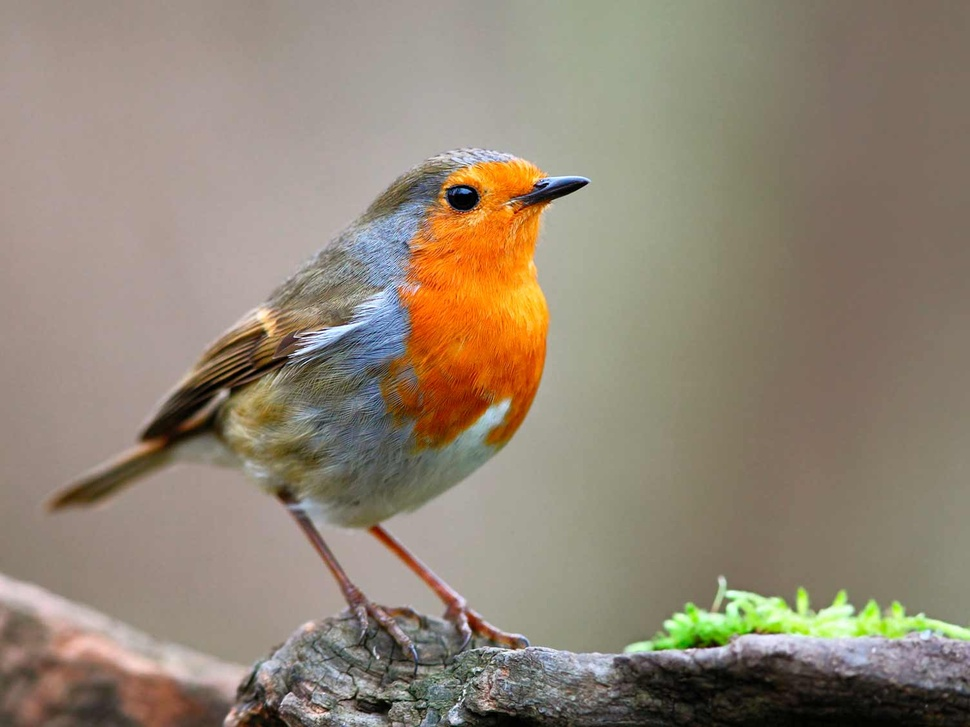
#> input picture Dimensionality Reduction/bird_image.jpg, 970 x 727 px, shrunk from 1504 x 1128 before the run
$ jupyter execute code.ipynb
#> lines starting #> are read from the running program, lines starting #| are printed output that depends on the picture
## Dimensionality Reduction with PCA

[cell 1]
import pandas as pd
import numpy as np
import matplotlib.image as matimg
import matplotlib.pyplot as plt
from PIL import Image
import cv2
from sklearn.decomposition import PCA

[cell 2]
img = matimg.imread('bird_image.jpg')
#> img is the input picture: shape (727, 970, 3); mean R, G, B 145.9, 133.4, 116.9
plt.imshow(img)

[cell 3]
b, g, r = cv2.split(img)
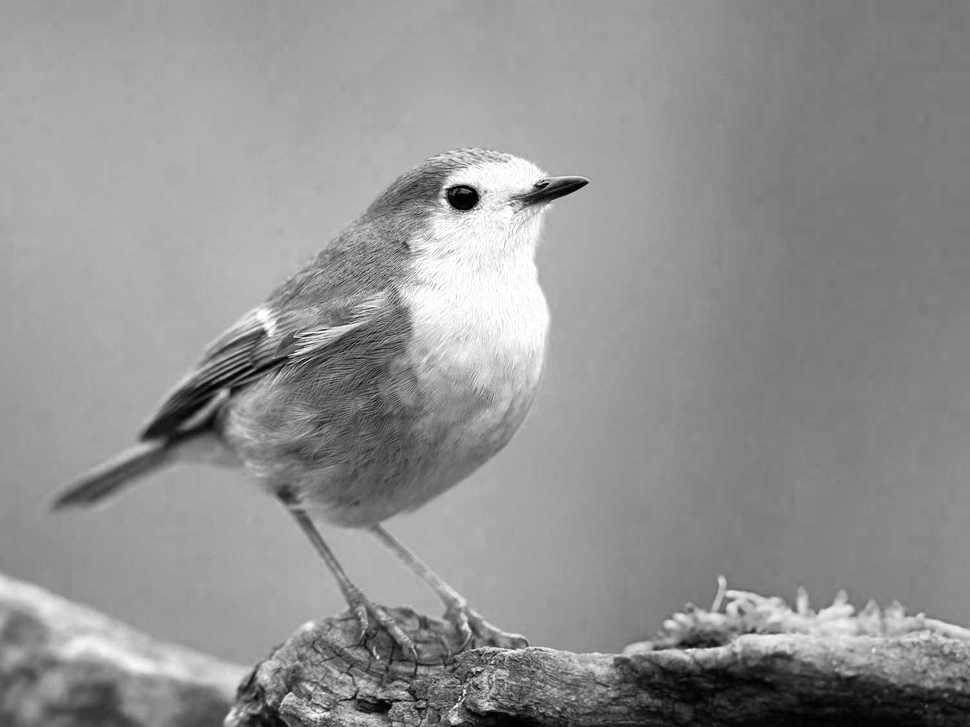
#> b: shape (727, 970); min 0, max 255, mean 145.9
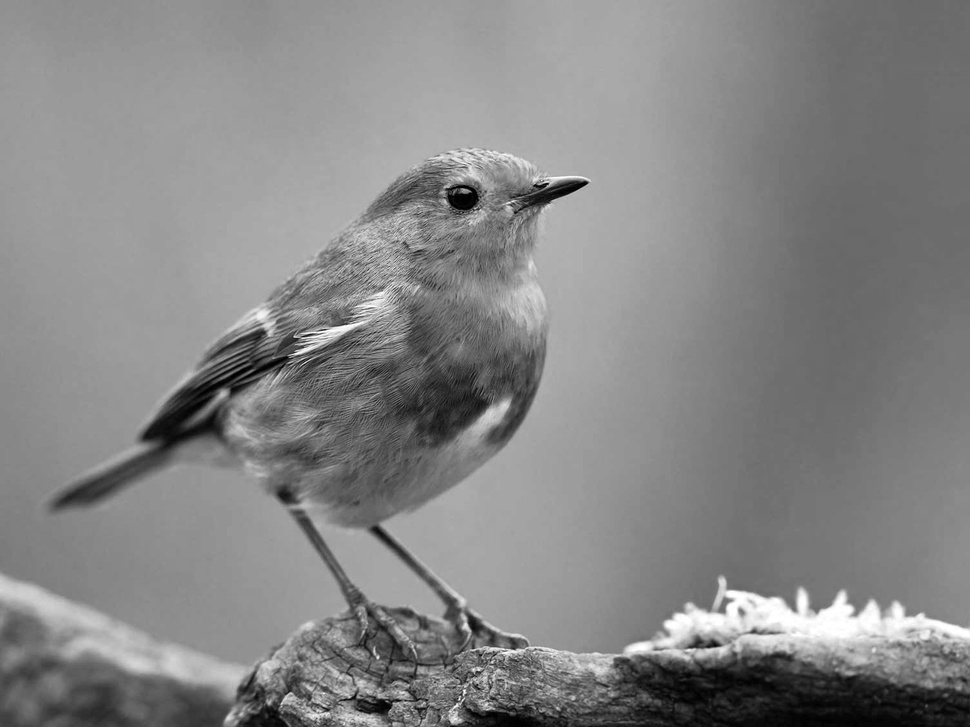
#> g: shape (727, 970); min 0, max 255, mean 133.4
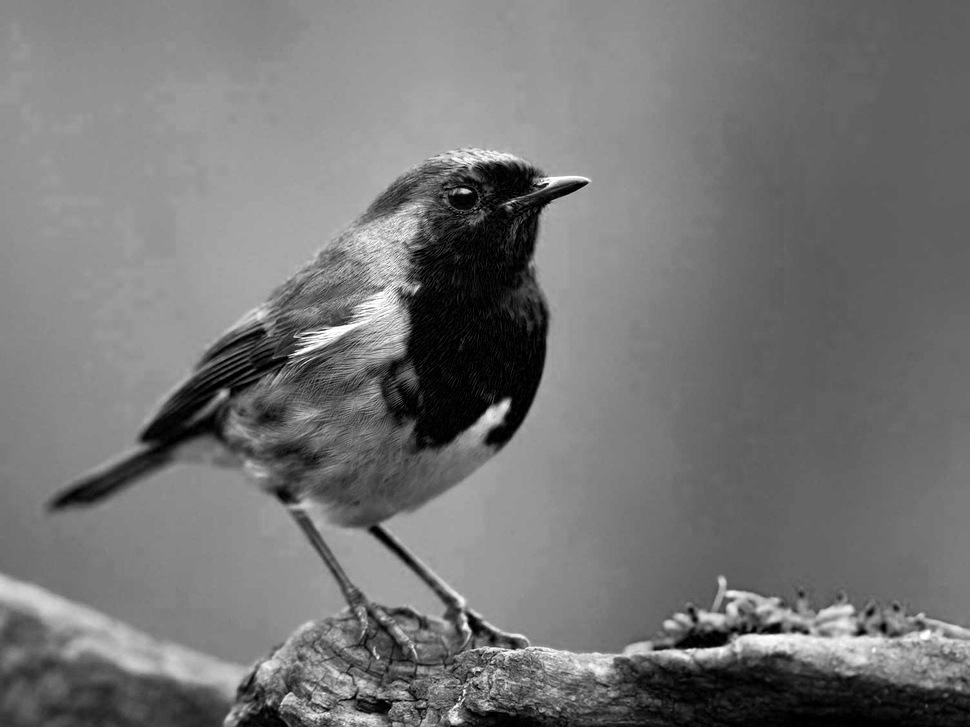
#> r: shape (727, 970); min 0, max 255, mean 116.9

fig = plt.figure(figsize = (15, 8))
fig.add_subplot(131)
plt.title("Blue")
plt.imshow(b)

fig.add_subplot(132)
plt.title("Green")
plt.imshow(g)

fig.add_subplot(133)
plt.title("Red")
plt.imshow(r)
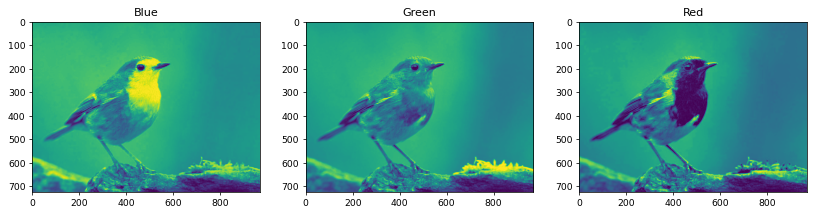
#> figure drawn by matplotlib, 3 panels

[cell 4]
blue_df = b/255
red_df = r/255
green_df = g/255

[cell 5]
img.shape
pca_b = PCA(n_components=85)
pca_b.fit(blue_df)
trans_pca_b = pca_b.transform(blue_df)
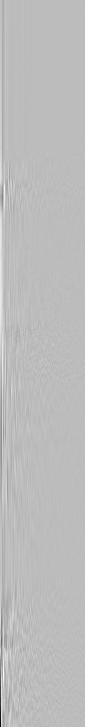
#> trans_pca_b: shape (727, 85) float64; min -12.05, max 4.26, mean 9.01e-16; drawn with min black and max white

pca_g = PCA(n_components=85)
pca_g.fit(green_df)
trans_pca_g = pca_g.transform(green_df)
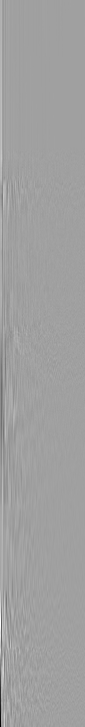
#> trans_pca_g: shape (727, 85) float64; min -10.97, max 6.46, mean 6.35e-17; drawn with min black and max white

pca_r = PCA(n_components=85)
pca_r.fit(red_df)
trans_pca_r = pca_r.transform(red_df)
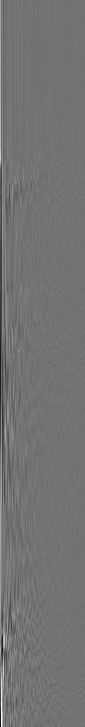
#> trans_pca_r: shape (727, 85) float64; min -6.06, max 7.37, mean -3.85e-16; drawn with min black and max white

print(f"Blue Channel : {sum(pca_b.explained_variance_ratio_)}")
print(f"Green Channel: {sum(pca_g.explained_variance_ratio_)}")
print(f"Red Channel  : {sum(pca_r.explained_variance_ratio_)}")

[cell 6]
fig = plt.figure(figsize=(15,8))
fig.add_subplot(131)
plt.title('Blue')
plt.ylabel('Variation explained')
plt.xlabel('Eigen Value')
plt.bar(list(range(1,86)), pca_b.explained_variance_ratio_)


fig.add_subplot(132)
plt.title('Green')
plt.ylabel('Variation explained')
plt.xlabel('Eigen Value')
plt.bar(list(range(1,86)), pca_g.explained_variance_ratio_)

fig.add_subplot(133)
plt.title('Red')
plt.ylabel('Variation explained')
plt.xlabel('Eigen Value')
plt.bar(list(range(1,86)), pca_r.explained_variance_ratio_)
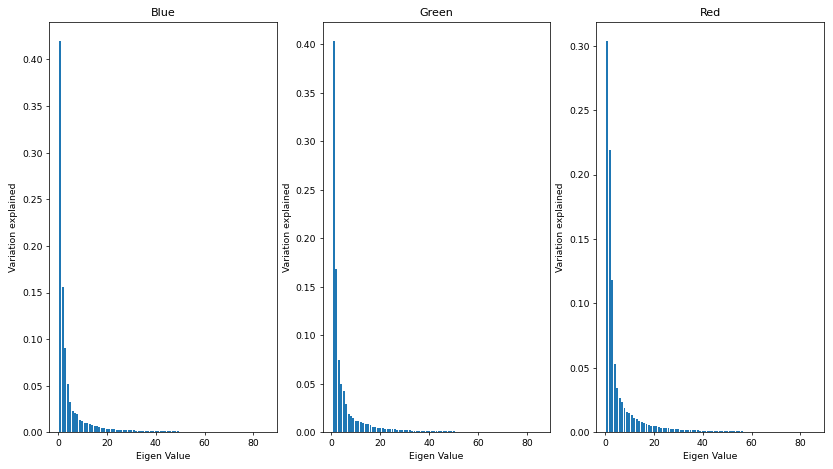
#> figure drawn by matplotlib, 3 panels; panel 1: tallest bar 0.42 high, from x = 0.6 to 1.4; panel 2: tallest bar 0.403 high, from x = 0.6 to 1.4; panel 3: tallest bar 0.304 high, from x = 0.6 to 1.4

[cell 7]
blue = pca_b.inverse_transform(trans_pca_b)
green = pca_g.inverse_transform(trans_pca_g)
red = pca_r.inverse_transform(trans_pca_r)

img_reduced = (cv2.merge((blue,green,red)))
print(img_reduced.shape)
#| (727, 970, 3)

[cell 8]
fig = plt.figure(figsize = (15,8))
fig.add_subplot(121)
plt.title("Original Image")
plt.imshow(img)

fig.add_subplot(122)
plt.title("Reduced Image")
plt.imshow(img_reduced)
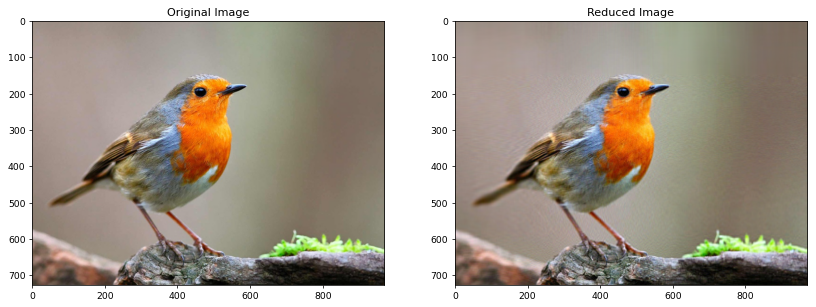
#> figure drawn by matplotlib, 2 panels
